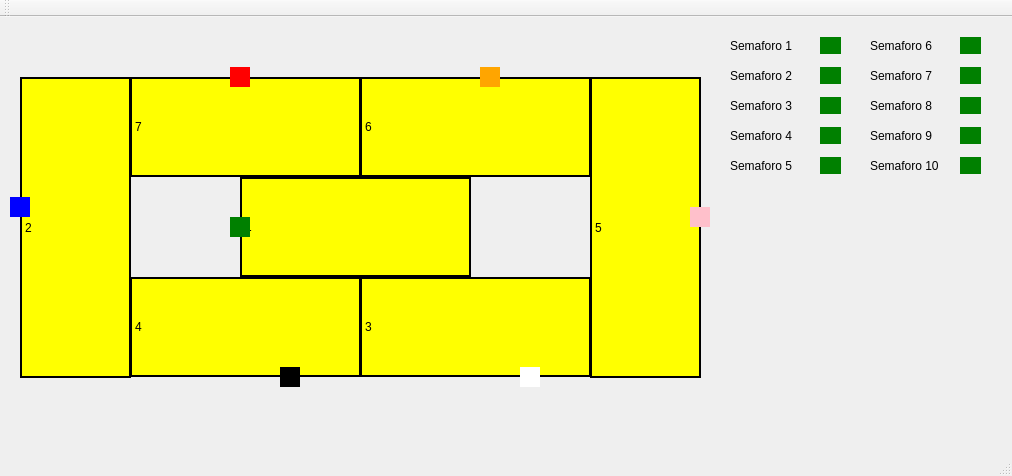
<?xml version="1.0" encoding="UTF-8"?>
<ui version="4.0">
 <class>MainWindow</class>
 <widget class="QMainWindow" name="MainWindow">
  <property name="geometry">
   <rect>
    <x>0</x>
    <y>0</y>
    <width>1012</width>
    <height>476</height>
   </rect>
  </property>
  <property name="windowTitle">
   <string>MainWindow</string>
  </property>
  <widget class="QWidget" name="centralWidget">
   <widget class="QLabel" name="labelTrilho01">
    <property name="geometry">
     <rect>
      <x>240</x>
      <y>160</y>
      <width>231</width>
      <height>100</height>
     </rect>
    </property>
    <property name="styleSheet">
     <string notr="true">background-color: yellow</string>
    </property>
    <property name="frameShape">
     <enum>QFrame::Box</enum>
    </property>
    <property name="frameShadow">
     <enum>QFrame::Plain</enum>
    </property>
    <property name="lineWidth">
     <number>2</number>
    </property>
    <property name="text">
     <string>1</string>
    </property>
    <property name="margin">
     <number>0</number>
    </property>
   </widget>
   <widget class="QLabel" name="labelTrem01">
    <property name="geometry">
     <rect>
      <x>230</x>
      <y>200</y>
      <width>20</width>
      <height>20</height>
     </rect>
    </property>
    <property name="palette">
     <palette>
      <active>
       <colorrole role="Button">
        <brush brushstyle="SolidPattern">
         <color alpha="255">
          <red>0</red>
          <green>128</green>
          <blue>0</blue>
         </color>
        </brush>
       </colorrole>
       <colorrole role="Base">
        <brush brushstyle="SolidPattern">
         <color alpha="255">
          <red>0</red>
          <green>128</green>
          <blue>0</blue>
         </color>
        </brush>
       </colorrole>
       <colorrole role="Window">
        <brush brushstyle="SolidPattern">
         <color alpha="255">
          <red>0</red>
          <green>128</green>
          <blue>0</blue>
         </color>
        </brush>
       </colorrole>
      </active>
      <inactive>
       <colorrole role="Button">
        <brush brushstyle="SolidPattern">
         <color alpha="255">
          <red>0</red>
          <green>128</green>
          <blue>0</blue>
         </color>
        </brush>
       </colorrole>
       <colorrole role="Base">
        <brush brushstyle="SolidPattern">
         <color alpha="255">
          <red>0</red>
          <green>128</green>
          <blue>0</blue>
         </color>
        </brush>
       </colorrole>
       <colorrole role="Window">
        <brush brushstyle="SolidPattern">
         <color alpha="255">
          <red>0</red>
          <green>128</green>
          <blue>0</blue>
         </color>
        </brush>
       </colorrole>
      </inactive>
      <disabled>
       <colorrole role="Button">
        <brush brushstyle="SolidPattern">
         <color alpha="255">
          <red>0</red>
          <green>128</green>
          <blue>0</blue>
         </color>
        </brush>
       </colorrole>
       <colorrole role="Base">
        <brush brushstyle="SolidPattern">
         <color alpha="255">
          <red>0</red>
          <green>128</green>
          <blue>0</blue>
         </color>
        </brush>
       </colorrole>
       <colorrole role="Window">
        <brush brushstyle="SolidPattern">
         <color alpha="255">
          <red>0</red>
          <green>128</green>
          <blue>0</blue>
         </color>
        </brush>
       </colorrole>
      </disabled>
     </palette>
    </property>
    <property name="styleSheet">
     <string notr="true">background-color: green</string>
    </property>
    <property name="text">
     <string/>
    </property>
   </widget>
   <widget class="QLabel" name="labelTrilho01_3">
    <property name="geometry">
     <rect>
      <x>590</x>
      <y>60</y>
      <width>111</width>
      <height>301</height>
     </rect>
    </property>
    <property name="styleSheet">
     <string notr="true">background-color: yellow</string>
    </property>
    <property name="frameShape">
     <enum>QFrame::Box</enum>
    </property>
    <property name="lineWidth">
     <number>2</number>
    </property>
    <property name="text">
     <string>5</string>
    </property>
    <property name="margin">
     <number>0</number>
    </property>
   </widget>
   <widget class="QLabel" name="labelTrilho01_4">
    <property name="geometry">
     <rect>
      <x>360</x>
      <y>260</y>
      <width>231</width>
      <height>100</height>
     </rect>
    </property>
    <property name="styleSheet">
     <string notr="true">background-color: yellow</string>
    </property>
    <property name="frameShape">
     <enum>QFrame::Box</enum>
    </property>
    <property name="lineWidth">
     <number>2</number>
    </property>
    <property name="text">
     <string>3</string>
    </property>
    <property name="margin">
     <number>0</number>
    </property>
   </widget>
   <widget class="QLabel" name="labelTrilho01_5">
    <property name="geometry">
     <rect>
      <x>360</x>
      <y>60</y>
      <width>231</width>
      <height>100</height>
     </rect>
    </property>
    <property name="styleSheet">
     <string notr="true">background-color: yellow</string>
    </property>
    <property name="frameShape">
     <enum>QFrame::Box</enum>
    </property>
    <property name="lineWidth">
     <number>2</number>
    </property>
    <property name="text">
     <string>6</string>
    </property>
    <property name="margin">
     <number>0</number>
    </property>
   </widget>
   <widget class="QLabel" name="labelTrilho01_6">
    <property name="geometry">
     <rect>
      <x>130</x>
      <y>60</y>
      <width>231</width>
      <height>100</height>
     </rect>
    </property>
    <property name="styleSheet">
     <string notr="true">background-color: yellow</string>
    </property>
    <property name="frameShape">
     <enum>QFrame::Box</enum>
    </property>
    <property name="lineWidth">
     <number>2</number>
    </property>
    <property name="text">
     <string>7</string>
    </property>
    <property name="margin">
     <number>0</number>
    </property>
   </widget>
   <widget class="QLabel" name="labelTrilho01_7">
    <property name="geometry">
     <rect>
      <x>130</x>
      <y>260</y>
      <width>231</width>
      <height>100</height>
     </rect>
    </property>
    <property name="styleSheet">
     <string notr="true">background-color: yellow</string>
    </property>
    <property name="frameShape">
     <enum>QFrame::Box</enum>
    </property>
    <property name="lineWidth">
     <number>2</number>
    </property>
    <property name="text">
     <string>4</string>
    </property>
    <property name="margin">
     <number>0</number>
    </property>
   </widget>
   <widget class="QLabel" name="labelTrilho01_8">
    <property name="geometry">
     <rect>
      <x>20</x>
      <y>60</y>
      <width>111</width>
      <height>301</height>
     </rect>
    </property>
    <property name="styleSheet">
     <string notr="true">background-color: yellow</string>
    </property>
    <property name="frameShape">
     <enum>QFrame::Box</enum>
    </property>
    <property name="lineWidth">
     <number>2</number>
    </property>
    <property name="text">
     <string>2</string>
    </property>
    <property name="margin">
     <number>0</number>
    </property>
   </widget>
   <widget class="QLabel" name="labelTrem01_2">
    <property name="geometry">
     <rect>
      <x>10</x>
      <y>180</y>
      <width>20</width>
      <height>20</height>
     </rect>
    </property>
    <property name="styleSheet">
     <string notr="true">background-color: blue</string>
    </property>
    <property name="text">
     <string/>
    </property>
   </widget>
   <widget class="QLabel" name="labelTrem01_3">
    <property name="geometry">
     <rect>
      <x>520</x>
      <y>350</y>
      <width>20</width>
      <height>20</height>
     </rect>
    </property>
    <property name="styleSheet">
     <string notr="true">background-color: white</string>
    </property>
    <property name="text">
     <string/>
    </property>
   </widget>
   <widget class="QLabel" name="labelTrem01_4">
    <property name="geometry">
     <rect>
      <x>280</x>
      <y>350</y>
      <width>20</width>
      <height>20</height>
     </rect>
    </property>
    <property name="styleSheet">
     <string notr="true">background-color: black</string>
    </property>
    <property name="text">
     <string/>
    </property>
   </widget>
   <widget class="QLabel" name="labelTrem01_5">
    <property name="geometry">
     <rect>
      <x>690</x>
      <y>190</y>
      <width>20</width>
      <height>20</height>
     </rect>
    </property>
    <property name="styleSheet">
     <string notr="true">background-color: pink</string>
    </property>
    <property name="text">
     <string/>
    </property>
   </widget>
   <widget class="QLabel" name="labelTrem01_6">
    <property name="geometry">
     <rect>
      <x>480</x>
      <y>50</y>
      <width>20</width>
      <height>20</height>
     </rect>
    </property>
    <property name="styleSheet">
     <string notr="true">background-color: orange</string>
    </property>
    <property name="text">
     <string/>
    </property>
   </widget>
   <widget class="QLabel" name="labelTrem01_7">
    <property name="geometry">
     <rect>
      <x>230</x>
      <y>50</y>
      <width>20</width>
      <height>20</height>
     </rect>
    </property>
    <property name="styleSheet">
     <string notr="true">background-color: red</string>
    </property>
    <property name="text">
     <string/>
    </property>
   </widget>
   <widget class="QLabel" name="v_sem1">
    <property name="geometry">
     <rect>
      <x>820</x>
      <y>20</y>
      <width>21</width>
      <height>17</height>
     </rect>
    </property>
    <property name="styleSheet">
     <string notr="true">background-color: green</string>
    </property>
    <property name="text">
     <string/>
    </property>
   </widget>
   <widget class="QLabel" name="label">
    <property name="geometry">
     <rect>
      <x>730</x>
      <y>20</y>
      <width>81</width>
      <height>17</height>
     </rect>
    </property>
    <property name="text">
     <string>Semaforo 1</string>
    </property>
   </widget>
   <widget class="QLabel" name="label_2">
    <property name="geometry">
     <rect>
      <x>870</x>
      <y>20</y>
      <width>81</width>
      <height>17</height>
     </rect>
    </property>
    <property name="text">
     <string>Semaforo 6</string>
    </property>
   </widget>
   <widget class="QLabel" name="v_sem6">
    <property name="geometry">
     <rect>
      <x>960</x>
      <y>20</y>
      <width>21</width>
      <height>17</height>
     </rect>
    </property>
    <property name="styleSheet">
     <string notr="true">background-color: green</string>
    </property>
    <property name="text">
     <string/>
    </property>
   </widget>
   <widget class="QLabel" name="label_3">
    <property name="geometry">
     <rect>
      <x>730</x>
      <y>50</y>
      <width>81</width>
      <height>17</height>
     </rect>
    </property>
    <property name="text">
     <string>Semaforo 2</string>
    </property>
   </widget>
   <widget class="QLabel" name="v_sem2">
    <property name="geometry">
     <rect>
      <x>820</x>
      <y>50</y>
      <width>21</width>
      <height>17</height>
     </rect>
    </property>
    <property name="styleSheet">
     <string notr="true">background-color: green</string>
    </property>
    <property name="text">
     <string/>
    </property>
   </widget>
   <widget class="QLabel" name="label_4">
    <property name="geometry">
     <rect>
      <x>870</x>
      <y>50</y>
      <width>81</width>
      <height>17</height>
     </rect>
    </property>
    <property name="text">
     <string>Semaforo 7</string>
    </property>
   </widget>
   <widget class="QLabel" name="v_sem7">
    <property name="geometry">
     <rect>
      <x>960</x>
      <y>50</y>
      <width>21</width>
      <height>17</height>
     </rect>
    </property>
    <property name="styleSheet">
     <string notr="true">background-color: green</string>
    </property>
    <property name="text">
     <string/>
    </property>
   </widget>
   <widget class="QLabel" name="label_5">
    <property name="geometry">
     <rect>
      <x>730</x>
      <y>80</y>
      <width>81</width>
      <height>17</height>
     </rect>
    </property>
    <property name="text">
     <string>Semaforo 3</string>
    </property>
   </widget>
   <widget class="QLabel" name="v_sem3">
    <property name="geometry">
     <rect>
      <x>820</x>
      <y>80</y>
      <width>21</width>
      <height>17</height>
     </rect>
    </property>
    <property name="styleSheet">
     <string notr="true">background-color: green</string>
    </property>
    <property name="text">
     <string/>
    </property>
   </widget>
   <widget class="QLabel" name="label_6">
    <property name="geometry">
     <rect>
      <x>870</x>
      <y>80</y>
      <width>81</width>
      <height>17</height>
     </rect>
    </property>
    <property name="text">
     <string>Semaforo 8</string>
    </property>
   </widget>
   <widget class="QLabel" name="v_sem8">
    <property name="geometry">
     <rect>
      <x>960</x>
      <y>80</y>
      <width>21</width>
      <height>17</height>
     </rect>
    </property>
    <property name="styleSheet">
     <string notr="true">background-color: green</string>
    </property>
    <property name="text">
     <string/>
    </property>
   </widget>
   <widget class="QLabel" name="label_7">
    <property name="geometry">
     <rect>
      <x>730</x>
      <y>110</y>
      <width>81</width>
      <height>17</height>
     </rect>
    </property>
    <property name="text">
     <string>Semaforo 4</string>
    </property>
   </widget>
   <widget class="QLabel" name="v_sem4">
    <property name="geometry">
     <rect>
      <x>820</x>
      <y>110</y>
      <width>21</width>
      <height>17</height>
     </rect>
    </property>
    <property name="styleSheet">
     <string notr="true">background-color: green</string>
    </property>
    <property name="text">
     <string/>
    </property>
   </widget>
   <widget class="QLabel" name="label_8">
    <property name="geometry">
     <rect>
      <x>870</x>
      <y>110</y>
      <width>81</width>
      <height>17</height>
     </rect>
    </property>
    <property name="text">
     <string>Semaforo 9</string>
    </property>
   </widget>
   <widget class="QLabel" name="v_sem9">
    <property name="geometry">
     <rect>
      <x>960</x>
      <y>110</y>
      <width>21</width>
      <height>17</height>
     </rect>
    </property>
    <property name="styleSheet">
     <string notr="true">background-color: green</string>
    </property>
    <property name="text">
     <string/>
    </property>
   </widget>
   <widget class="QLabel" name="label_9">
    <property name="geometry">
     <rect>
      <x>730</x>
      <y>140</y>
      <width>81</width>
      <height>17</height>
     </rect>
    </property>
    <property name="text">
     <string>Semaforo 5</string>
    </property>
   </widget>
   <widget class="QLabel" name="v_sem5">
    <property name="geometry">
     <rect>
      <x>820</x>
      <y>140</y>
      <width>21</width>
      <height>17</height>
     </rect>
    </property>
    <property name="styleSheet">
     <string notr="true">background-color: green</string>
    </property>
    <property name="text">
     <string/>
    </property>
   </widget>
   <widget class="QLabel" name="label_10">
    <property name="geometry">
     <rect>
      <x>870</x>
      <y>140</y>
      <width>91</width>
      <height>17</height>
     </rect>
    </property>
    <property name="text">
     <string>Semaforo 10</string>
    </property>
   </widget>
   <widget class="QLabel" name="v_sem10">
    <property name="geometry">
     <rect>
      <x>960</x>
      <y>140</y>
      <width>21</width>
      <height>17</height>
     </rect>
    </property>
    <property name="styleSheet">
     <string notr="true">background-color: green</string>
    </property>
    <property name="text">
     <string/>
    </property>
   </widget>
   <zorder>labelTrilho01_5</zorder>
   <zorder>labelTrilho01_4</zorder>
   <zorder>labelTrilho01_7</zorder>
   <zorder>labelTrilho01_6</zorder>
   <zorder>labelTrilho01</zorder>
   <zorder>labelTrem01</zorder>
   <zorder>labelTrilho01_3</zorder>
   <zorder>labelTrilho01_8</zorder>
   <zorder>labelTrem01_2</zorder>
   <zorder>labelTrem01_3</zorder>
   <zorder>labelTrem01_4</zorder>
   <zorder>labelTrem01_5</zorder>
   <zorder>labelTrem01_6</zorder>
   <zorder>labelTrem01_7</zorder>
   <zorder>v_sem1</zorder>
   <zorder>label</zorder>
   <zorder>label_2</zorder>
   <zorder>v_sem6</zorder>
   <zorder>label_3</zorder>
   <zorder>v_sem2</zorder>
   <zorder>label_4</zorder>
   <zorder>v_sem7</zorder>
   <zorder>label_5</zorder>
   <zorder>v_sem3</zorder>
   <zorder>label_6</zorder>
   <zorder>v_sem8</zorder>
   <zorder>label_7</zorder>
   <zorder>v_sem4</zorder>
   <zorder>label_8</zorder>
   <zorder>v_sem9</zorder>
   <zorder>label_9</zorder>
   <zorder>v_sem5</zorder>
   <zorder>label_10</zorder>
   <zorder>v_sem10</zorder>
  </widget>
  <widget class="QMenuBar" name="menuBar">
   <property name="geometry">
    <rect>
     <x>0</x>
     <y>0</y>
     <width>1012</width>
     <height>25</height>
    </rect>
   </property>
  </widget>
  <widget class="QToolBar" name="mainToolBar">
   <attribute name="toolBarArea">
    <enum>TopToolBarArea</enum>
   </attribute>
   <attribute name="toolBarBreak">
    <bool>false</bool>
   </attribute>
  </widget>
  <widget class="QStatusBar" name="statusBar"/>
 </widget>
 <layoutdefault spacing="6" margin="11"/>
 <resources/>
 <connections/>
</ui>
